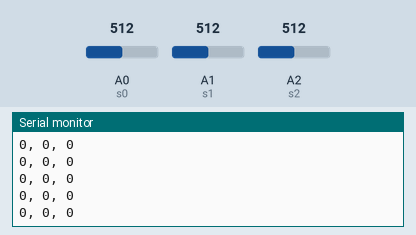
This sketch was run on a simulated Arduino Uno, built with avr-gcc and run on an emulated ATmega328P. Parts: the last lines printed to the serial monitor. The test bench sets the inputs (shaded band); at power-on: A0 (s0) = 512, A1 (s1) = 512, A2 (s2) = 512.

Above: at 1.2 s.
1.3 s: A0 (s0) set to 716
At 1.33 s:
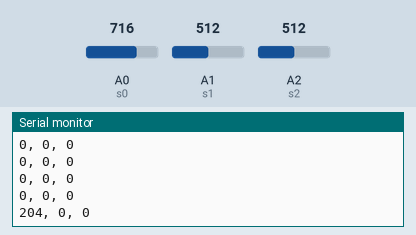
4.3 s: A1 (s1) set to 716
At 4.36 s:
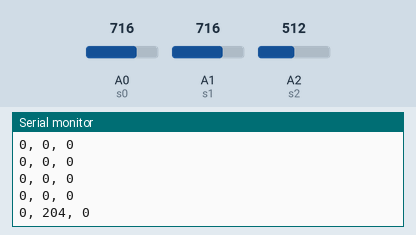
5.8 s: A2 (s2) set to 716
At 5.83 s:
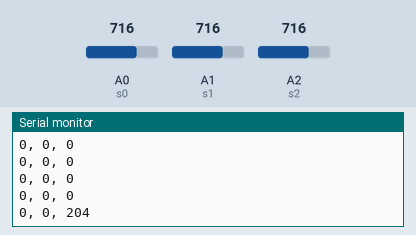
7.3 s: A0 (s0) set to 900
At 7.35 s:
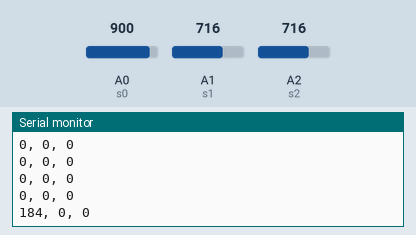
8.8 s: A1 (s1) set to 900
At 8.82 s:
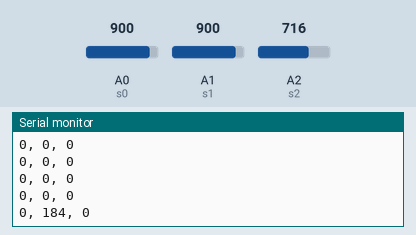
10.3 s: A2 (s2) set to 900
At 10.33 s:
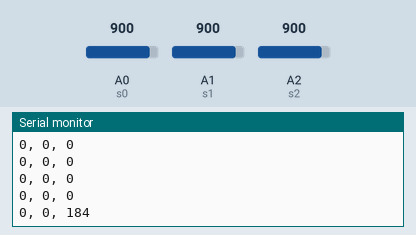
Timing chart, 0 to 12.8 s (numbered marks = the images above; inputs shaded):
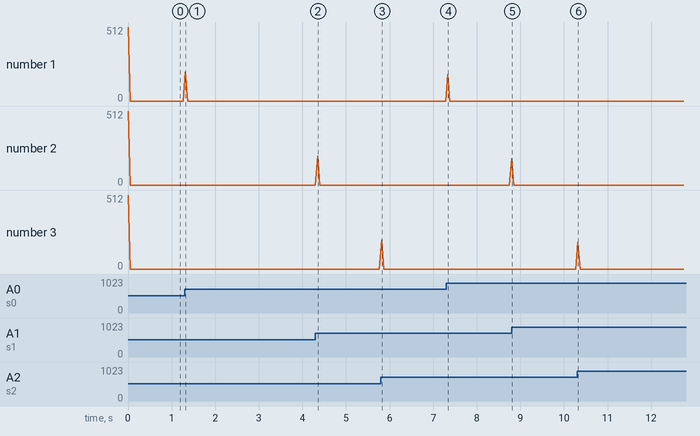

Measured:
- after the input at 1.3 s, the serial monitor: prints a new line at once (image 1)
- after the input at 4.3 s, the serial monitor: prints a new line after 0.05 s (image 2)
- after the input at 5.8 s, the serial monitor: prints a new line at once (image 3)
- after the input at 7.3 s, the serial monitor: prints a new line at once (image 4)
- after the input at 8.8 s, the serial monitor: prints a new line at once (image 5)
- after the input at 10.3 s, the serial monitor: prints a new line at once (image 6)

The sketch:

acc_sensor.ino
```cpp
int s0 = A0;
int s1 = A1;
int s2 = A2;

int pre_x, pre_y, pre_z,r_x, r_y, r_z;

int x =0;
int y = 0;
int z = 0;

void setup(){
  Serial.begin(9600);
}

void loop(){
  pre_x = x;
  pre_y = y;
  pre_z = z;


  x = analogRead(s0);
  y = analogRead(s1);
  z = analogRead(s2);

  if(x-pre_x > 10 || x-pre_x< -10){
    r_x = x-pre_x;
  }
  else r_x=0;

  if(y-pre_y > 10 || y-pre_y< -10){
    r_y = y-pre_y;
  }
  else r_y=0;

  if(z-pre_z > 10 || z-pre_z< -10){
    r_z = z-pre_z;
  }
  else r_z=0;


 // r=x*x+y*y+z*z;
 //Serial.println(r);
  Serial.print(r_x);
  Serial.print(", ");
  Serial.print(r_y);
  Serial.print(", ");
  Serial.println(r_z);

  delay(50);
}
```
